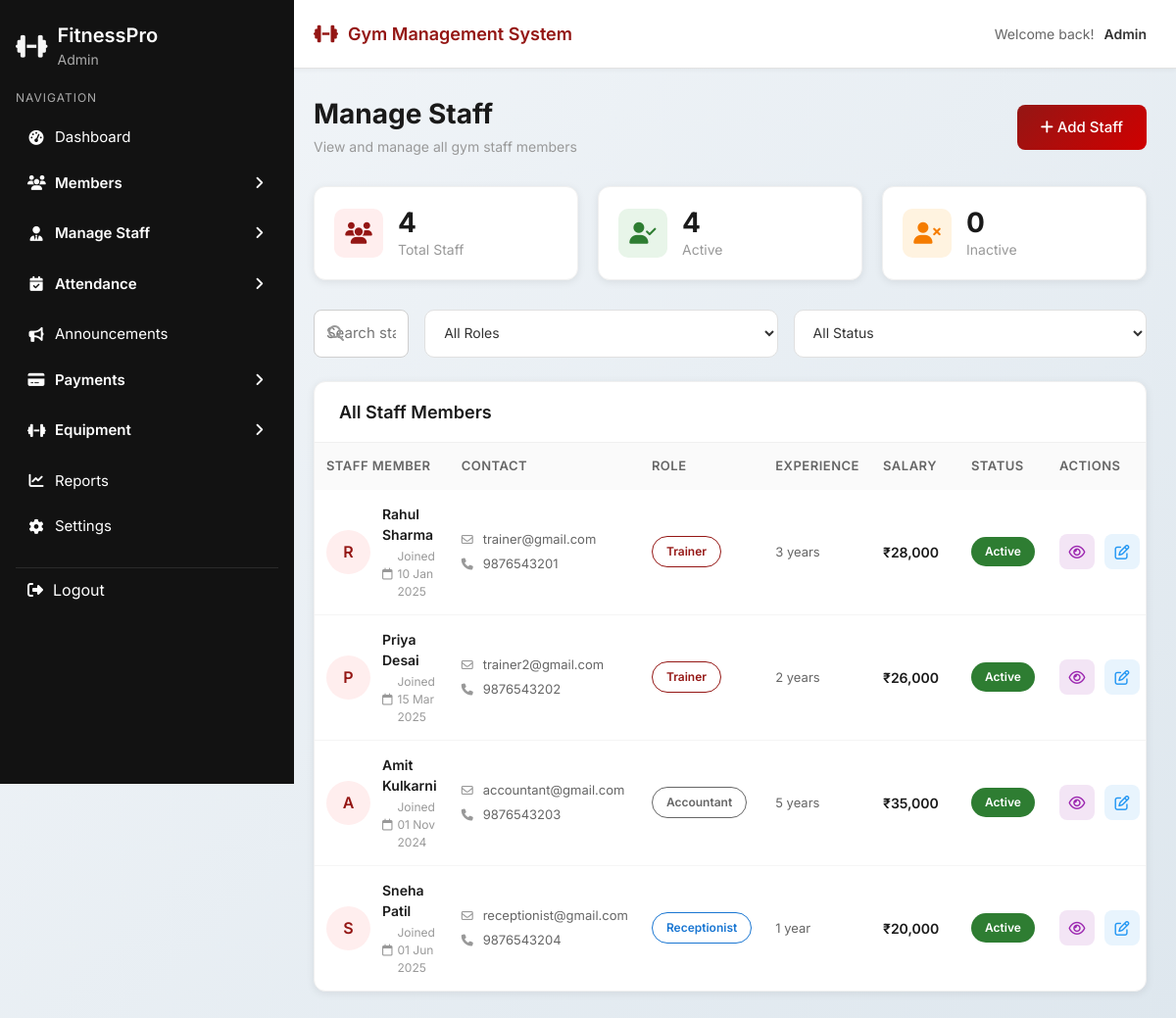
/admin1/staff-list.php, run on an earlier commit of the app's database.
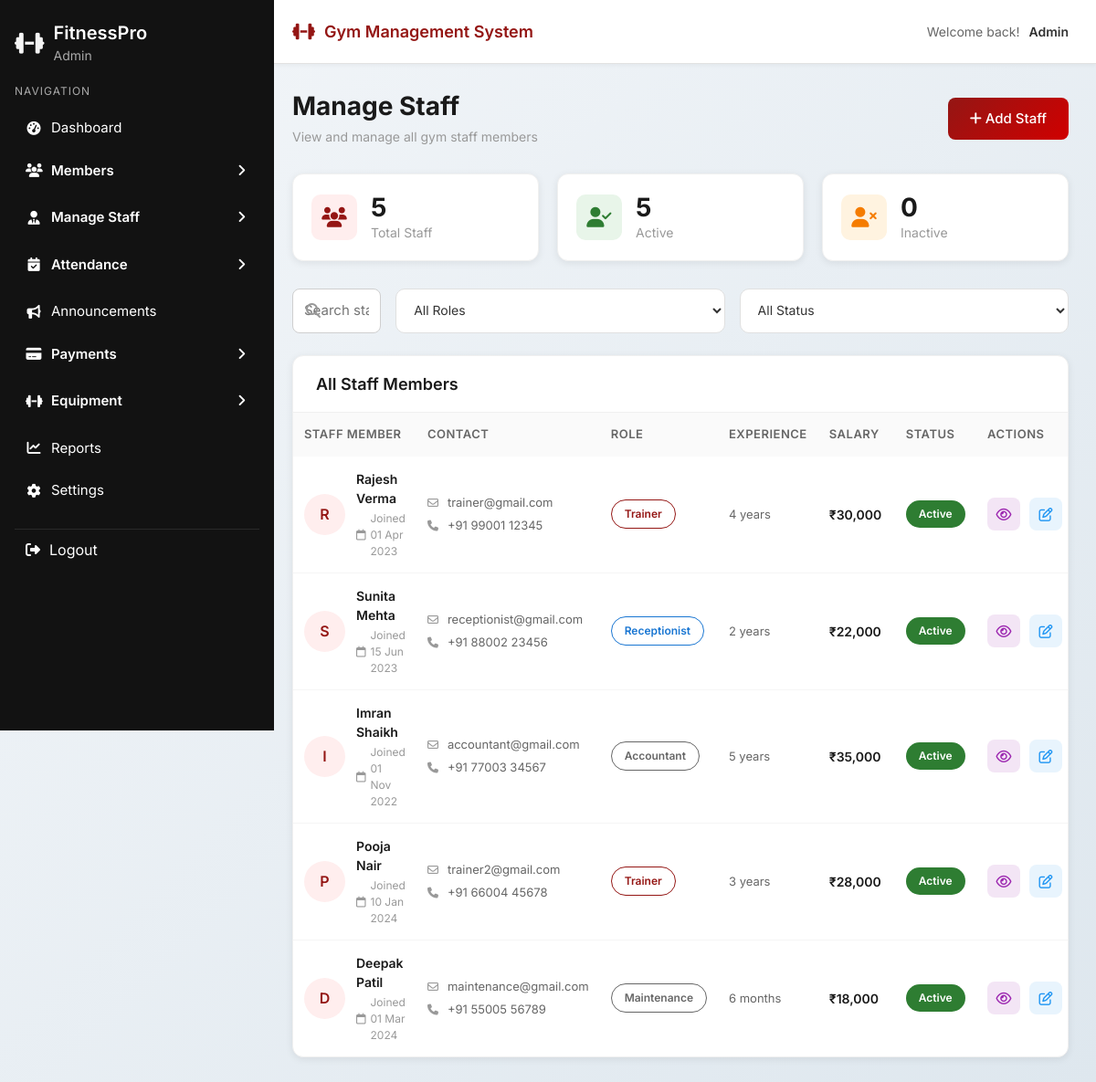
And on a later commit of the database.
### tables this page shows
CREATE TABLE `staff` (
  `id` int(11) NOT NULL,
  `full_name` varchar(100) NOT NULL,
  `role` enum('trainer','receptionist','accountant','manager','maintenance','other') NOT NULL,
  `email` varchar(100) NOT NULL,
  `phone` varchar(20) NOT NULL,
  `join_date` date NOT NULL,
  `salary` decimal(10,2) DEFAULT NULL,
  `address` text DEFAULT NULL,
  `skills` text DEFAULT NULL,
  `experience` varchar(100) DEFAULT NULL,
  `emergency_contact` varchar(50) DEFAULT NULL,
  `status` enum('Active','Inactive') NOT NULL DEFAULT 'Active',
  `created_at` timestamp NOT NULL DEFAULT current_timestamp()
);

### admin1/staff-list.php (the view, shortened to what this page needs)
<?php
require_once '../dbcon.php';
$page = 'staff-list';
$sql    = "SELECT * FROM staff ORDER BY created_at DESC";
$result = mysqli_query($conn, $sql);
$staff_list = [];
if (mysqli_num_rows($result) > 0) {
    while ($row = mysqli_fetch_assoc($result)) {
        $staff_list[] = $row;
    }
}
$total_staff    = count($staff_list);
$active_staff   = 0;
$inactive_staff = 0;
foreach ($staff_list as $s) {
    if ($s['status'] === 'Active') $active_staff++;
    else $inactive_staff++;
}
?>
<!DOCTYPE html>
<html lang="en">
<head>
  <link href="https://cdn.jsdelivr.net/npm/bootstrap@5.3.2/dist/css/bootstrap.min.css" rel="stylesheet">
  <link rel="stylesheet" href="https://cdnjs.cloudflare.com/ajax/libs/font-awesome/6.5.1/css/all.min.css">
  <link rel="stylesheet" href="../css/sidebar.css">
  <link rel="stylesheet" href="../css/common.css">
</head>
<body>
<?php include '../layout/header.php'; ?>
<?php include '../layout/sidebar.php'; ?>
<div class="main-wrapper">
  <div class="main-content">
    <div class="page-header">
      <div class="d-flex justify-content-between align-items-center">
        <div>
          <h1 class="page-title">Manage Staff</h1>
          <p class="page-subtitle">View and manage all gym staff members</p>
        </div>
        <a href="staff-add.php" class="btn app-btn-primary">
          <i class="fa-solid fa-plus"></i> Add Staff
        </a>
      </div>
    </div>
    <div class="stats-grid">
      <div class="stat-card">
        <div class="stat-icon total"><i class="fa-solid fa-users"></i></div>
        <div class="stat-info"><h3><?= $total_staff ?></h3><p>Total Staff</p></div>
      </div>
      <div class="stat-card">
        <div class="stat-icon active"><i class="fa-solid fa-user-check"></i></div>
        <div class="stat-info"><h3><?= $active_staff ?></h3><p>Active</p></div>
      </div>
      <div class="stat-card">
        <div class="stat-icon inactive"><i class="fa-solid fa-user-xmark"></i></div>
        <div class="stat-info"><h3><?= $inactive_staff ?></h3><p>Inactive</p></div>
      </div>
    </div>
    <div class="d-flex gap-3 mb-4">
      <div class="search-box flex-grow-1">
        <i class="fa-solid fa-magnifying-glass"></i>
        <input type="text" id="searchInput" placeholder="Search staff by name, email or phone...">
      </div>
      <select class="filter-select" id="roleFilter">
        <option value="">All Roles</option>
      </select>
      <select class="filter-select" id="statusFilter">
        <option value="">All Status</option>
      </select>
    </div>
    <div class="members-table-container">
      <div class="table-header">
        <h3>All Staff Members</h3>
      </div>
      <table class="members-table">
        <thead>
          <tr>
            <th>Staff Member</th>
            <th>Contact</th>
            <th>Role</th>
            <th>Experience</th>
            <th>Salary</th>
            <th>Status</th>
            <th>Actions</th>
          </tr>
        </thead>
        <tbody id="staffTableBody">
          <?php if (count($staff_list) > 0): ?>
            <?php foreach ($staff_list as $s):
              $initial    = strtoupper(substr($s['full_name'], 0, 1));
              $role_class = match($s['role']) {
                'trainer'      => 'premium',
                'receptionist' => 'standard',
                'accountant'   => 'basic',
                default        => 'basic'
              };
            ?>
            <tr data-role="<?= strtolower($s['role']) ?>"
                data-status="<?= strtolower($s['status']) ?>">
              <td>
                <div class="member-cell">
                  <div class="member-avatar"><?= $initial ?></div>
                  <div class="member-info">
                    <span class="name"><?= htmlspecialchars($s['full_name']) ?></span>
                    <span class="joined">
                      <i class="fa-regular fa-calendar"></i>
                      Joined <?= date('d M Y', strtotime($s['join_date'])) ?>
                    </span>
                  </div>
                </div>
              </td>
              <td>
                <div class="contact-cell">
                  <div class="email"><i class="fa-regular fa-envelope"></i> <?= htmlspecialchars($s['email']) ?></div>
                  <div class="phone"><i class="fa-solid fa-phone"></i> <?= htmlspecialchars($s['phone']) ?></div>
                </div>
              </td>
              <td><span class="plan-badge <?= $role_class ?>"><?= ucfirst($s['role']) ?></span></td>
              <td style="color:#666;font-size:13px;"><?= $s['experience'] ? htmlspecialchars($s['experience']) : '—' ?></td>
              <td style="font-weight:600;color:#1a1a1a;"><?= $s['salary'] ? '₹' . number_format($s['salary'], 0) : '—' ?></td>
              <td>
                <span class="status-badge <?= strtolower($s['status']) ?>">
                  <?= htmlspecialchars($s['status']) ?>
                </span>
              </td>
              <td>
                <div class="action-buttons">
                  <button class="btn-action view"
                          onclick='openViewModal(<?= json_encode($s) ?>)'
                          title="View Details">
                    <i class="fa-regular fa-eye"></i>
                  </button>
                  <button class="btn-action edit"
                          onclick='openEditModal(<?= json_encode($s) ?>)'
                          title="Edit">
                    <i class="fa-regular fa-pen-to-square"></i>
                  </button>
                </div>
              </td>
            </tr>
            <?php endforeach; ?>
          <?php endif; ?>
        </tbody>
      </table>
    </div>
  </div>
</div>
</body>
</html>

### layout/header.php (shortened to what this page needs)
<!DOCTYPE html>
<html lang="en">
<head>
  <link href="https://cdn.jsdelivr.net/npm/bootstrap@5.3.2/dist/css/bootstrap.min.css" rel="stylesheet">
  <link rel="stylesheet" href="https://cdnjs.cloudflare.com/ajax/libs/font-awesome/6.5.1/css/all.min.css">
  <link rel="stylesheet" href="../css/sidebar.css">
  <link rel="stylesheet" href="../css/common.css">
</head>
<body>
<div class="top-header">
  <div class="header-left">
    <h1 class="header-title">
      <i class="fa-solid fa-dumbbell"></i>
      Gym Management System
    </h1>
  </div>
  <div class="header-right">
    <span class="welcome-text">Welcome back!</span>
    <span class="user-role"><?= isset($_SESSION['role']) ? ucfirst($_SESSION['role']) : 'Admin' ?></span>
  </div>
</div>

### layout/sidebar.php (shortened to what this page needs)
<?php
$user_role = isset($_SESSION['role']) ? $_SESSION['role'] : 'guest';
if ($user_role == 'admin') {
    $base = '../admin1/';
} elseif ($user_role == 'receptionist') {
    $base = '../receptionist/';
} elseif ($user_role == 'trainer') {
    $base = '../trainer/';
} elseif ($user_role == 'accountant') {
    $base = '../accountant/';
} elseif ($user_role == 'customer') {
    $base = '../customer/';
} else {
    $base = '../';
}
$menus = [
    'admin' => [
        'dashboard'       => true,
        'members'         => true,
        'staff'           => true,
        'attendance'      => true,
        'announcements'   => true,
        'payments'        => true,
        'equipment'       => true,
        'reports'         => true,
        'settings'        => true
    ],
    'trainer' => [
        'dashboard'        => true,
        'assigned_members' => true,
        'attendance'       => true,
        'announcements'    => true,
        'reports'          => false
    ],
    'receptionist' => [
        'dashboard'      => true,
        'members'        => true,
        'attendance'     => true,
        'announcements'  => true
    ],
    'accountant' => [
        'dashboard'     => true,
        'payments'      => true,
        'reports'       => true,
        'members'       => true
    ],
    'customer' => [
        'dashboard'     => true,
        'my_profile'    => true,
        'my_attendance' => true,
        'my_workout'    => true,
        'announcements' => true
    ]
];
$user_menu = $menus[$user_role] ?? [];
?>
<aside class="sidebar">
  <div class="brand">
    <i class="fas fa-dumbbell logo"></i>
    <div class="brand-text">
      <h2>FitnessPro</h2>
      <p><?= ucfirst($user_role) ?></p>
    </div>
  </div>
  <div class="nav-section">
    <p class="nav-title">Navigation</p>
    <ul class="nav-list">
      <?php if (!empty($user_menu['dashboard'])): ?>
      <li class="<?php if($page=='dashboard') echo 'active'; ?>">
        <a href="<?= $base ?>index.php">
          <i class="fas fa-tachometer-alt"></i><span>Dashboard</span>
        </a>
      </li>
      <?php endif; ?>
      <?php if (!empty($user_menu['members'])): ?>
      <li class="submenu">
        <label for="members-menu" class="submenu-label">
          <i class="fas fa-users"></i><span>Members</span>
        </label>
      </li>
      <?php endif; ?>
      <?php if (!empty($user_menu['staff'])): ?>
      <li class="submenu">
        <label for="staff-menu" class="submenu-label">
          <i class="fas fa-user-tie"></i><span>Manage Staff</span>
        </label>
      </li>
      <?php endif; ?>
      <?php if (!empty($user_menu['attendance'])): ?>
      <li class="submenu">
        <label for="attendance-menu" class="submenu-label">
          <i class="fas fa-calendar-check"></i><span>Attendance</span>
        </label>
      </li>
      <?php endif; ?>
      <?php if (!empty($user_menu['announcements'])): ?>
      <li class="<?php if($page=='announcements') echo 'active'; ?>">
        <a href="../modules/announcements.php">
          <i class="fas fa-bullhorn"></i><span>Announcements</span>
        </a>
      </li>
      <?php endif; ?>
      <?php if (!empty($user_menu['payments'])): ?>
      <li class="submenu">
        <label for="payments-menu" class="submenu-label">
          <i class="fas fa-credit-card"></i><span>Payments</span>
        </label>
      </li>
      <?php endif; ?>
      <?php if (!empty($user_menu['equipment'])): ?>
      <li class="submenu">
        <label for="equipment-menu" class="submenu-label">
          <i class="fas fa-dumbbell"></i><span>Equipment</span>
        </label>
      </li>
      <?php endif; ?>
      <?php if (!empty($user_menu['reports'])): ?>
      <li class="<?php if($page=='reports') echo 'active'; ?>">
        <a href="<?= $base ?>reports.php">
          <i class="fas fa-chart-line"></i><span>Reports</span>
        </a>
      </li>
      <?php endif; ?>
      <?php if (!empty($user_menu['settings'])): ?>
      <li class="<?php if($page=='settings') echo 'active'; ?>">
        <a href="<?= $base ?>settings.php">
          <i class="fas fa-cog"></i><span>Settings</span>
        </a>
      </li>
      <?php endif; ?>
    </ul>
  </div>
  <a href="../auth/logout.php" class="logout">
    <i class="fas fa-sign-out-alt"></i><span>Logout</span>
  </a>
</aside>

### css/sidebar.css (style rules this page uses)
.sidebar *:not(i):not(.fa):not([class^="fa-"]) { font-family: 'Inter', sans-serif; }
:root { --sidebar-bg: #121212; --hover-bg: #1e1e1e; --active-color: #941614; --text-light: #ffffff; }
.sidebar { width: 25%; background-color: var(--sidebar-bg); color: var(--text-light); padding: 24px 16px; height: 100vh; position: fixed; top: 0; left: 0; overflow-y: auto; }
.sidebar { -ms-overflow-style: none; scrollbar-width: none; }
.brand { display: flex; align-items: center; gap: 10px; margin-bottom: 10px; }
.brand .logo { font-size: 26px; color: #f5f5f5; }
.brand-text h2 { font-size: 20px; font-weight: 600; color: #fff; margin: 0; }
.brand-text p { font-size: 14px; color: #aaa; margin-top: 2px; margin-bottom: 0; }
.nav-section { margin-top: 20px; }
.nav-title { font-size: 12px; color: #aaa; letter-spacing: 1px; text-transform: uppercase; margin-bottom: 10px; }
.nav-list { list-style: none; margin: 0; padding: 0; }
.nav-list > li { position: relative; border-radius: 4px; overflow: hidden; margin-bottom: 4px; }
.nav-list li > a, .submenu-label { display: flex; align-items: center; padding: 10px 12px; color: #fff; font-size: 15px; text-decoration: none; transition: background 0.3s; cursor: pointer; }
.nav-list li > a i, .submenu-label i { margin-right: 10px; width: 18px; text-align: center; }
.submenu-label { position: relative; }
.submenu-label::after { content: "\f105"; font-family: "Font Awesome 6 Free"; font-weight: 900; position: absolute; right: 15px; transition: transform 0.3s; }
.logout { display: flex; align-items: center; gap: 10px; color: #fff; padding: 10px 12px; cursor: pointer; border-top: 1px solid #2a2a2a; margin-top: 20px; text-decoration: none; transition: background 0.3s; }

### admin1/staff-list.php (style rules this page uses)
.action-buttons { display: flex; gap: 8px; align-items: center; flex-wrap: nowrap; }
.btn-action { width: 34px; height: 34px; border-radius: 8px; border: none; display: inline-flex; align-items: center; justify-content: center; cursor: pointer; font-size: 15px; transition: all 0.2s; flex-shrink: 0; }
.btn-action.view { background: #f3e5f5; color: #9c27b0; }
.btn-action.edit { background: #e8f4fd; color: #2196f3; }
.members-table-container { overflow-x: auto; -webkit-overflow-scrolling: touch; }
.members-table { min-width: 900px; }
.members-table th, .members-table td { padding: 14px 12px !important; font-size: 13px; }
.members-table th:last-child, .members-table td:last-child { min-width: 110px; white-space: nowrap; }
.members-table th:nth-child(4), .members-table td:nth-child(4) { width: 100px; }
.members-table th:nth-child(5), .members-table td:nth-child(5) { width: 90px; }
.members-table th:nth-child(6), .members-table td:nth-child(6) { width: 90px; }
.members-table th:nth-child(7), .members-table td:nth-child(7) { width: 110px; }

### layout/header.php (style rules this page uses)
.main-wrapper { margin-top: 70px !important; }

What changed in the data, as far as the page shows it:
removed staff: full_name "P", full_name "Priya Desai", join_date "15 Mar 2025", email "trainer2@gmail.com", phone "9876543202", role "Trainer", experience "2 years", salary "26,000", status "Active"
removed staff: full_name "A", full_name "Amit Kulkarni", join_date "01 Nov 2024", email "accountant@gmail.com", phone "9876543203", role "Accountant", experience "5 years", salary "35,000", status "Active"
removed staff: full_name "S", full_name "Sneha Patil", join_date "01 Jun 2025", email "receptionist@gmail.com", phone "9876543204", role "Receptionist", experience "1 year", salary "20,000", status "Active"
changed staff "trainer@gmail.com": full_name "Rahul Sharma" → "Rajesh Verma"; join_date "10 Jan 2025" → "01 Apr 2023"; phone "9876543201" → "+91 99001 12345"; experience "3 years" → "4 years"; salary "28,000" → "30,000"
added staff: full_name "S", full_name "Sunita Mehta", join_date "15 Jun 2023", email "receptionist@gmail.com", phone "+91 88002 23456", role "Receptionist", experience "2 years", salary "22,000", status "Active"
added staff: full_name "I", full_name "Imran Shaikh", join_date "01 Nov 2022", email "accountant@gmail.com", phone "+91 77003 34567", role "Accountant", experience "5 years", salary "35,000", status "Active"
added staff: full_name "P", full_name "Pooja Nair", join_date "10 Jan 2024", email "trainer2@gmail.com", phone "+91 66004 45678", role "Trainer", experience "3 years", salary "28,000", status "Active"
added staff: full_name "D", full_name "Deepak Patil", join_date "01 Mar 2024", email "maintenance@gmail.com", phone "+91 55005 56789", role "Maintenance", experience "6 months", salary "18,000", status "Active"
Also different on the page:
$total_staff: "4" → "5"
$active_staff: "4" → "5"
